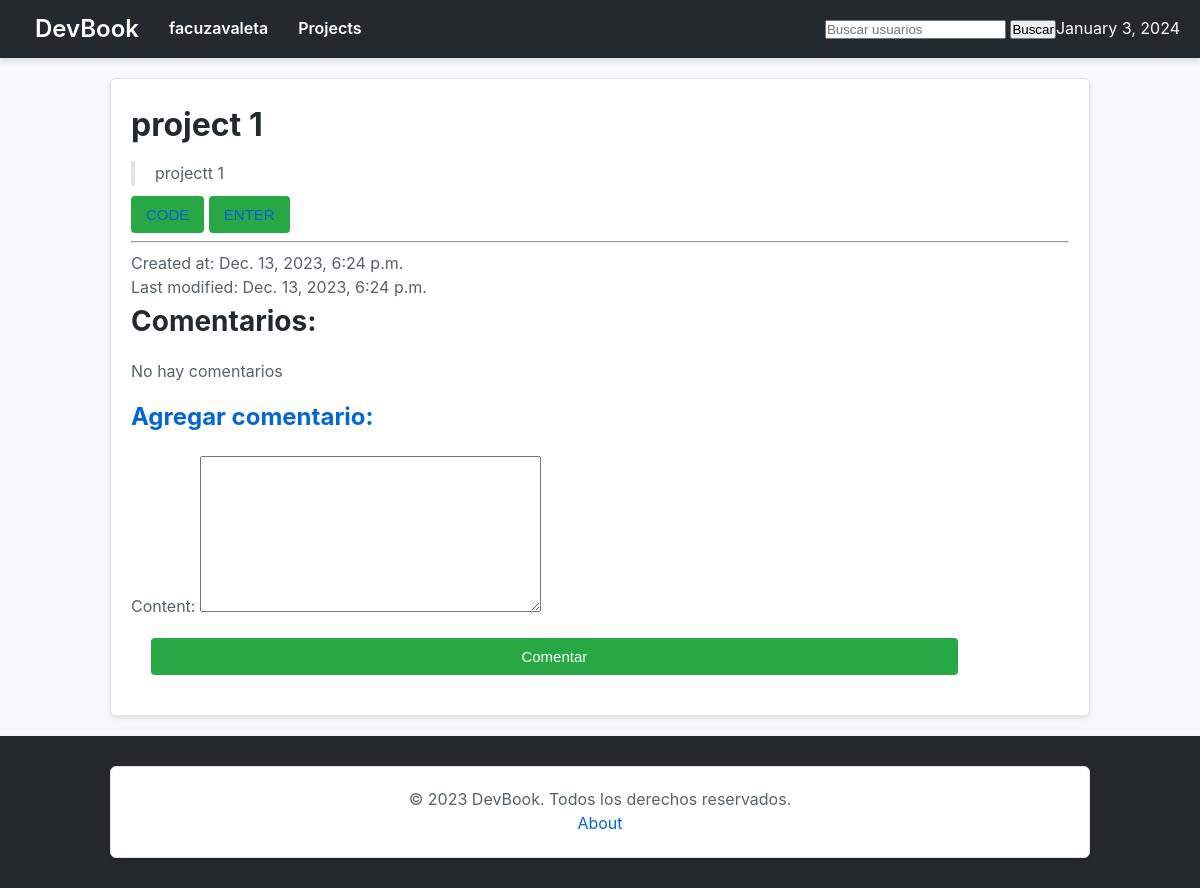
Page /luislescano/projects/1/ (signed in) on the committed database.
### users/models.py (models this page shows, shortened)
class CustomUser(AbstractUser):
    email = models.EmailField(unique=True)
    bio = models.TextField(max_length=500, blank=True)
    image = models.ImageField(upload_to='profile_images/', null=True, blank=True)
    followers = models.ManyToManyField('self', symmetrical=False, related_name='following', blank=True)

### projects/models.py (models this page shows, shortened)
class Project(models.Model):
    user = models.ForeignKey(CustomUser, on_delete=models.CASCADE)
    title = models.CharField(max_length=25)
    description = models.TextField()
    link = models.URLField(blank=True, null=True)
    repository_link = models.URLField(blank=True, null=True)
    image = models.ImageField(upload_to='project_images/', blank=True, null=True)
    created_at = models.DateTimeField(default=timezone.now)
    modified_at = models.DateTimeField(auto_now=True)

### projects/views.py (the view)
# urls.py: path('<int:project_id>/', project_detail, name='project_detail'),
@login_required(login_url='login')
def project_detail(request, username, project_id):
    project = get_object_or_404(Project, id=project_id, user__username=username)
    projectcomments = ProjectComment.objects.filter(project=project).order_by('created_at')
    if request.method == 'POST':
        projectcomment_form = ProjectCommentForm(request.POST)
        if projectcomment_form.is_valid():
            new_projectcomment = projectcomment_form.save(commit=False)
            new_projectcomment.user = request.user
            new_projectcomment.project = project
            new_projectcomment.save()
            return redirect('project_detail', username=username, project_id=project_id)
    else:
        projectcomment_form = ProjectCommentForm()
    return render(request, 'projects/project_detail.html', {'project': project, 'projectcomments': projectcomments, 'username': username, 'projectcomment_form': projectcomment_form})

### projects/forms.py
class ProjectCommentForm(forms.ModelForm):
    class Meta:
        model = ProjectComment
        fields = ['content']

### devbook/context_processors.py (called while the page is built)
def current_datetime(request):
    return {'current_datetime': datetime.now()}

### projects/templates/projects/project_detail.html (shortened to what this page needs)
{% extends 'base.html' %}
{% block page_content %}
<div class="project-detail-container">
    <h1>{{ project.title }}</h1>
    <blockquote>{{ project.description }}</blockquote>
    <div class="project-buttons">
        <button class="code-btn"><a href="{{ project.repository_link }}" target="_blank">CODE</a></button>
        <button class="enter-btn"><a href="{{ project.link }}" target="_blank">ENTER</a></button>
    </div>
    <hr>
    <div class="project-details">
        <p>Created at: {{ project.created_at }}</p>
        <p>Last modified: {{ project.modified_at }}</p>
    </div>
</div>
<h2>Comentarios:</h2>
{% if projectcomments %}
    <ul>
    {% for projectcomment in projectcomments %}
        <li>
            <p>{{ projectcomment.content }} - <a href="{% url 'home' username=projectcomment.user.username %}">{{ projectcomment.user.username }}</a></p>
            <p class="comment-meta">{{ projectcomment.created_at }}</p>
        </li>
        {% if projectcomment.user == request.user %}
        <form method="post" action="{% url 'delete_projectcomment' username=username project_id=project.id projectcomment_id=projectcomment.id %}" class="delete-comment-form">
            {% csrf_token %}
            <button type="submit" class="delete-comment-btn">Eliminar Comentario</button>
        </form>
    {% endif %}
    {% endfor %}
    </ul>
{% else %}
<p>No hay comentarios</p>
{% endif %}
{% if project.user == request.user or request.user in project.user.followers.all %}
<h3>Agregar comentario:</h3>
<form method="post" action="{% url 'project_detail' username=username project_id=project.id %}" class="comment-form">
    {{ projectcomment_form.as_p }}
    <button type="submit" class="comment-btn">Comentar</button>
</form>
{% endif %}
{% endblock %}

### devbook/templates/base.html (shortened to what this page needs)
<!DOCTYPE html>
<html lang="en">
<head>
    {% load static %}
    <link rel="stylesheet" href="{% static 'css/styles.css' %}">
</head>
<body>
    <nav>
        <div>
            <h1><a href="{% url 'landing' %}">DevBook</a></h1>
            {% if user.is_authenticated %}
                <a href="{% url 'home' username=request.user.username %}">{{ request.user.username }}</a>
            {% endif %}
            {% if '/projects/' in request.path %}
                <a href="{% url 'projects_index' username=request.user.username %}">Projects</a>
            {% endif %}
            <form method="get" action="{% url 'user_search' %}">
                <input type="text" name="q" placeholder="Buscar usuarios">
                <button type="submit">Buscar</button>
            </form>
            <p>{{ current_datetime|date:"F j, Y" }}</p>
        </div>
    </nav>
    <div class="container">
        {% block page_content %}
        {% endblock %}
    </div>
    <footer>
        <div class="container">
            <p>&copy; 2023 DevBook. Todos los derechos reservados.</p>
            <a href="{% url 'about' %}">About</a>
        </div>
    </footer>
</body>
</html>

### static/css/styles.css (style rules this page uses)
body, h1, h2, h3, p, a, button, form, input { margin: 0; padding: 0; box-sizing: border-box; text-decoration: none; }
body { font-family: -apple-system, BlinkMacSystemFont, 'Segoe UI', Roboto, 'Helvetica Neue', Arial, sans-serif; background-color: #f6f8fa; color: #24292e; line-height: 1.6; }
nav { background-color: #24292e; color: #ffffff; padding: 10px 20px; box-shadow: 0 4px 6px rgba(0, 0, 0, 0.1); }
nav div { display: flex; justify-content: space-between; align-items: center; }
nav div a { color: #ffffff; text-decoration: none; margin: 0 15px; font-weight: 600; }
nav div form { margin-left: auto; }
.container { max-width: 980px; margin: 20px auto; background-color: #ffffff; padding: 20px; border: 1px solid #e1e4e8; border-radius: 6px; box-shadow: 0 2px 4px rgba(0, 0, 0, 0.1); }
.container h2 { font-size: 28px; margin-bottom: 15px; color: #24292e; }
.container h3 { font-size: 24px; color: #0366d6; margin-top: 15px; margin-bottom: 10px; }
.container blockquote { margin: 10px 0; padding: 0 0 0 20px; border-left: 4px solid #e1e4e8; color: #586069; }
.container p { color: #586069; line-height: 1.5; }
.container a { color: #0366d6; text-decoration: none; }
.container button { background-color: #28a745; color: #ffffff; padding: 10px 15px; border: none; border-radius: 4px; cursor: pointer; font-size: 15px; transition: background-color 0.3s ease; }
.container form { margin-top: 20px; }
.container button[type="submit"] { transition: background-color 0.3s ease; }
.comment-btn, .code-btn, .enter-btn { background-color: #4caf50; color: white; padding: 10px 15px; border: none; border-radius: 5px; cursor: pointer; text-decoration: none; display: inline-block; }
.comment-btn { width: calc(100% - 14%); background-color: #4caf50; color: white; padding: 15px; border: none; border-radius: 0; cursor: pointer; text-align: center; text-decoration: none; display: block; margin: 20px; transition: background-color 0.3s ease; }
footer { background-color: #24292e; color: #ffffff; padding: 10px 20px; text-align: center; bottom: 0; width: 100%; box-shadow: 0 2px 4px rgba(0, 0, 0, 0.1); box-sizing: border-box; }
footer p { margin: 0; }
.container { margin-bottom: 20px; box-sizing: border-box; }

### rows in the picture
CustomUser: user.username "facuzavaleta"
Project: title "project 1", description "projectt 1", created_at "Dec. 13, 2023, 6:24 p.m.", modified_at "Dec. 13, 2023, 6:24 p.m."
